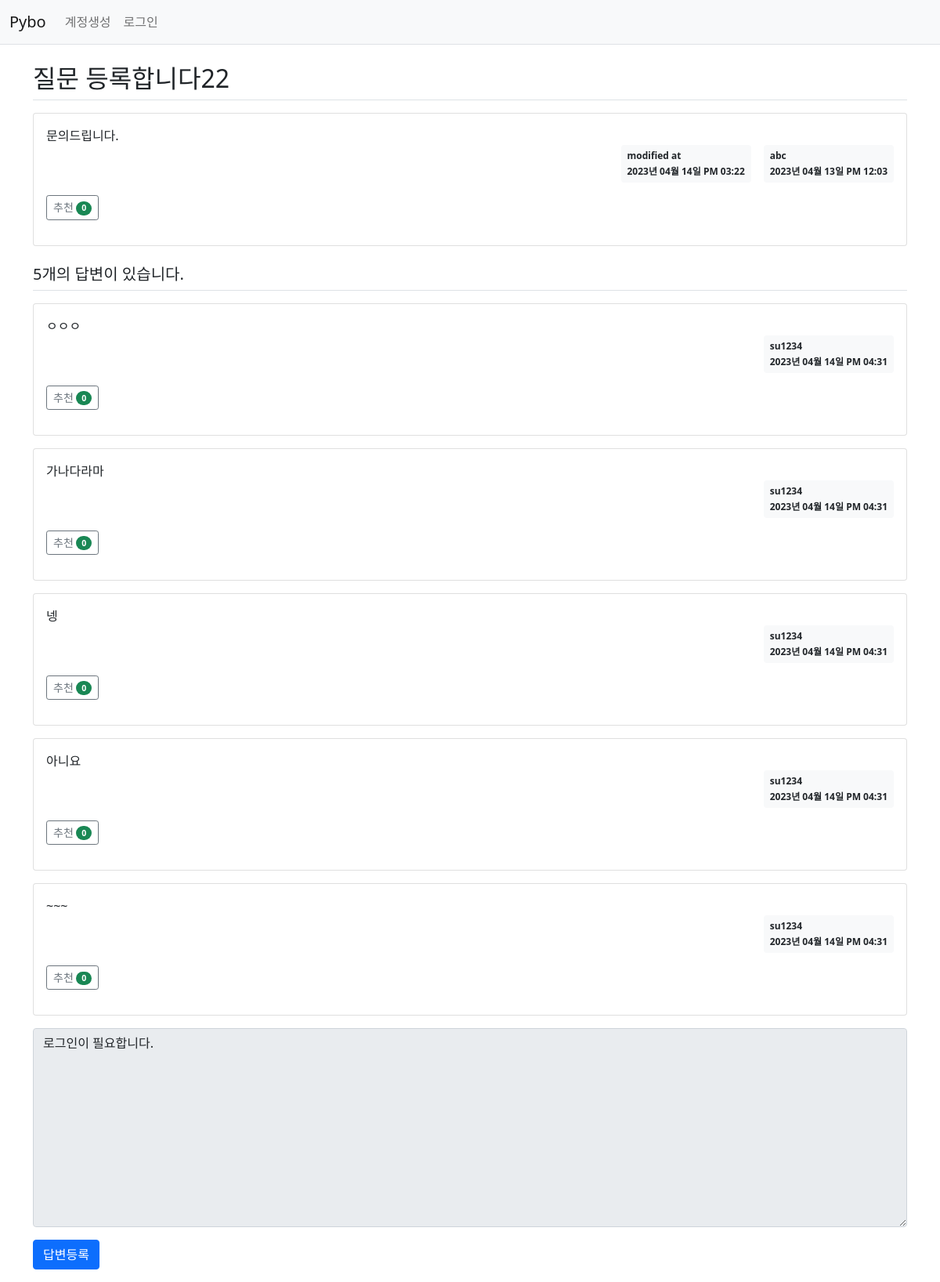
Page /question/detail/301/ on the committed database.
### pybo/models.py (models this page shows)
class Question(db.Model):
    id = db.Column(db.Integer, primary_key=True)
    subject = db.Column(db.String(200), nullable=False)
    content = db.Column(db.Text(), nullable=False)
    create_date = db.Column(db.DateTime(), nullable=False)
    user_id = db.Column(db.Integer, db.ForeignKey('user.id', ondelete='CASCADE'), nullable=True, server_default='1')  # 그러나 이미 있던 데이터에는 user_id 값이 없다. nullable을 False로 해두면 오류가 난다. server_default는 null 대신 임의의 값을 넣어준다. server_default를 사용하면 flask db upgrade 명령을 수행할 때 null이던 데이터에도 기본값이 저장된다. default를 새로 생성되는 데이터에만 기본값을 생성해준다.
    user = db.relationship('User', backref=db.backref('question_set'))
    modify_date = db.Column(db.DateTime(), nullable=True)
    voter = db.relationship('User', secondary=question_voter, backref=db.backref('question_voter_set'))
    views = db.Column(db.Integer, nullable=True, server_default='0')

class User(db.Model):
    id = db.Column(db.Integer, primary_key=True)
    username = db.Column(db.String(150), unique=True, nullable=False)
    password = db.Column(db.String(200), nullable=False)
    email = db.Column(db.String(120), unique=True, nullable=False)

class Answer(db.Model):
    id = db.Column(db.Integer, primary_key=True)
    question_id = db.Column(db.Integer, db.ForeignKey('question.id', ondelete='CASCADE')) #질문이 삭제되면 같이 삭제
    question = db.relationship('Question', backref=db.backref('answer_set')) # 답변을 통해서 질문을 꺼내올 수도 있도록 역참조하기
    content = db.Column(db.Text(), nullable=False)
    create_date = db.Column(db.DateTime(), nullable=False)
    user_id = db.Column(db.Integer, db.ForeignKey('user.id', ondelete='CASCADE'), nullable=True, server_default='1')
    user = db.relationship('User', backref=db.backref('answer_set'))
    modify_date = db.Column(db.DateTime(), nullable=True)
    voter = db.relationship('User', secondary=answer_voter, backref=db.backref('answer_voter_set'))

### pybo/views/question_views.py (the view)
@bp.route('/detail/<int:question_id>/')
def detail(question_id):
    form = AnswerForm()
    question = Question.query.get_or_404(question_id)
    question.views += 1
    db.session.commit()
    return render_template('question/question_detail.html', question=question, form=form)

### pybo/forms.py
class AnswerForm(FlaskForm):
    content = TextAreaField('내용', validators=[DataRequired('내용은 필수입력 항목입니다.')])

### pybo/filter.py (called while the page is built)
def format_datetime(value, fmt='%Y년 %m월 %d일 %p %I:%M'):
    return value.strftime(fmt)

### pybo/views/auth_views.py (called while the page is built)
@bp.before_app_request # 라우팅 함수보다 항상 먼저 실행됨
def load_logged_in_user():
    user_id = session.get('user_id')
    if user_id is None:
        g.user = None
    else:
        g.user = User.query.get(user_id)

### pybo/templates/question/question_detail.html (shortened to what this page needs)
<!DOCTYPE html>
<html lang="en">
<head>
</head>
<body>
{% extends 'base.html' %}
{% block content %}
<div class="container my-3">
    <h2 class="border-bottom py-2">{{ question.subject }}</h2>
    <div class="card my-3">
        <div class="card-body">
            <div class="card-text" style="white-space: pre-line;">{{ question.content }}</div>
            <div class="d-flex justify-content-end">
                {% if question.modify_date %}
                <div class="badge bg-light text-dark p-2 text-start mx-3">
                    <div class="mb-2">modified at</div>
                    <div>{{ question.modify_date|datetime }}</div>
                </div>
                {% endif %}
                <div class="badge bg-light text-dark p-2 text-start">
                    <div class="mb-2">{{ question.user.username }}</div>
                    <div>{{ question.create_date|datetime }}</div>
                </div>
            </div>
            <div class="my-3">
                <a href="javascript:void(0)" data-uri="{{ url_for('question.vote', question_id=question.id) }}"
                   class="recommend btn btn-sm btn-outline-secondary"> 추천
                    <span class="badge rounded-pill bg-success">{{ question.voter|length }}</span>
                </a>
            </div>
        </div>
    </div>
    <h5 class="border-bottom my-3 py-2">{{ question.answer_set|length }}개의 답변이 있습니다.</h5>
    {% for answer in question.answer_set %}
    <div class="card my-3">
        <div class="card-body">
            <div class="card-text" style="white-space: pre-line;">{{ answer.content }}</div>
            <div class="d-flex justify-content-end">
                <div class="badge bg-light text-dark p-2 text-start">
                    <div class="mb-2">{{ answer.user.username }}</div>
                    <div>{{ answer.create_date|datetime }}</div>
                </div>
            </div>
            <div class="my-3">
                <a href="javascript:void(0)" data-uri="{{ url_for('answer.vote', answer_id=answer.id) }}"
                   class="recommend btn btn-sm btn-outline-secondary"> 추천
                    <span class="badge rounded-pill bg-success">{{ answer.voter|length }}</span>
                </a>
            </div>
        </div>
    </div>
    {% endfor %}
    <form action="{{ url_for('answer.create', question_id=question.id) }}" method="post" class="my-3">
    <form action="{{ url_for('answer.create', question_id=question.id) }}" method="post" class="my-3">
        <div class="mb-3">
            <textarea {% if not g.user %}disabled{% endif %}
                      name="content" id="content" class="form-control" rows="10">{% if not g.user %}로그인이 필요합니다.{% endif %}</textarea>
        </div>
        <input type="submit" value="답변등록" class="btn btn-primary">
    </form>
</div>
{% endblock %}

### rows in the picture
Question: subject "질문 등록합니다22", content "문의드립니다.", modify_date "2023년 04월 14일 PM 03:22", create_date "2023년 04월 13일 PM 12:03"
User: user.username "abc"
Answer: content "ㅇㅇㅇ", user.username "su1234", create_date "2023년 04월 14일 PM 04:31", voter|length "0"
Answer: content "가나다라마", user.username "su1234", create_date "2023년 04월 14일 PM 04:31", voter|length "0"
Answer: content "넹", user.username "su1234", create_date "2023년 04월 14일 PM 04:31", voter|length "0"
Answer: content "아니요", user.username "su1234", create_date "2023년 04월 14일 PM 04:31", voter|length "0"
Answer: content "~~~", user.username "su1234", create_date "2023년 04월 14일 PM 04:31", voter|length "0"

### other values in the picture
{{ question.voter|length }} "0"
{{ question.answer_set|length }} "5"
